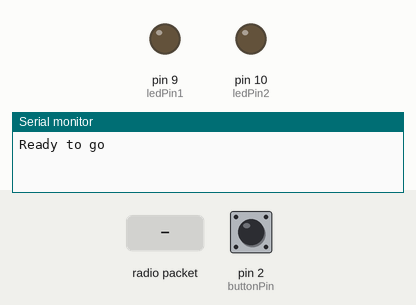
A sketch run on a simulated Arduino Uno, built with avr-gcc and run on an emulated ATmega328P. Shown: output pins drawn as LEDs (lit = HIGH), the last lines printed to the serial monitor. The inputs (shaded band) are chosen by the test bench; at power-on: pin 2 (buttonPin) LOW. No radio packets arrive unless stated.

Above: at 2.2 s.
2.3 s: radio packet "1" arrives
At 2.43 s:
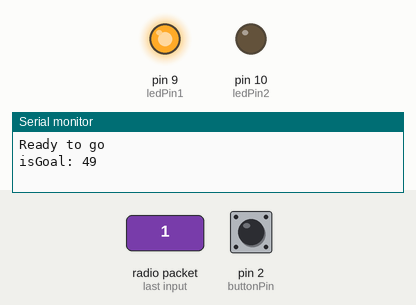
Timing chart, 0 to 5.3 s (numbered marks = the images above; inputs shaded):
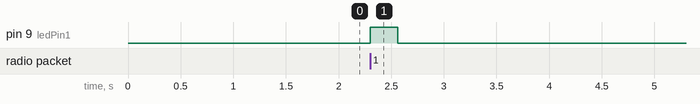

Measured:
- after the input at 2.3 s, pin 9 (ledPin1): LOW → HIGH at once, → LOW 0.26 s later

The sketch:

multibutton_base.ino
```cpp
#include <SPI.h>
#include "RF24.h"

RF24 radio(7,8);

const uint64_t b_pipes[6] = {0x0F0F0F0F11LL, 0x0F0F0F0F22LL};
const uint64_t n_pipes[6] = {0x1F1F1F1F11LL, 0x1F1F1F1F22LL};

bool isGoal[2] = {false, false};

int choice;
int buttonPin = 2;
int ledPin1 = 9;
int ledPin2 = 10;
bool timeout;
int time_wait;

void setup() {

  pinMode(buttonPin, INPUT);
  pinMode(ledPin1, OUTPUT);
  pinMode(ledPin2, OUTPUT);

  Serial.begin(115200);

  radio.begin();
  radio.setChannel(108);

  radio.setPALevel(RF24_PA_MIN);

  radio.openReadingPipe(1, n_pipes[0]);
  radio.openReadingPipe(2, n_pipes[1]);
  radio.startListening();

  delay(1000);

  Serial.println("Ready to go");

}

void loop() {
    choice = digitalRead(buttonPin);
    isGoal[0] = false;
    isGoal[1] = false;

    radio.openWritingPipe(b_pipes[choice]);
    radio.stopListening();
    radio.write( &choice, sizeof(choice) );
    radio.startListening();


    time_wait = millis();
    timeout = false;
    while(!radio.available() && !timeout){
      if(millis() - time_wait > 250){
        timeout = true;
      }
    }

    if(!timeout){
      radio.read( &isGoal[choice], sizeof(isGoal[choice]) );
      Serial.print("isGoal: ");
      Serial.println(isGoal[choice]);
    }

    digitalWrite(ledPin1, isGoal[0]);
    digitalWrite(ledPin2, isGoal[1]);

    delay(10);

}
```
